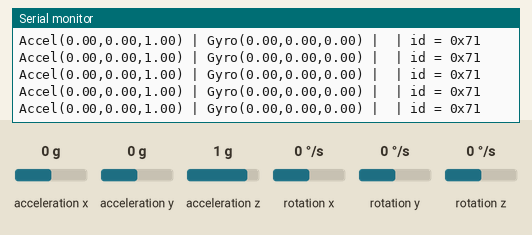
Recording of a sketch running on a simulated Arduino Uno, built with avr-gcc and run on an emulated ATmega328P. Shown: the last lines printed to the serial monitor. Wiring (inferred from the names in the program): MPU-9250 motion sensor at I2C address 0x68. Inputs (shaded band) come from the test bench; at power-on: rotation x 0 °/s, rotation y 0 °/s, acceleration x 0 g, acceleration y 0 g, acceleration z 1 g, rotation z 0 °/s.

Above: at 5.7 s.
5.8 s: rotation x set to -192 °/s
At 5.89 s:
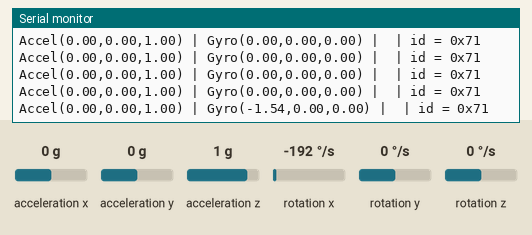
7.3 s: rotation y set to -2 °/s
At 7.36 s:
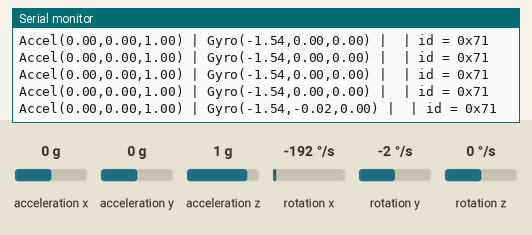

The sketch:

mems.ino
```cpp
////////////////////////////////////////////////////////////////////////////////////////
// OVERVIEW
////////////////////////////////////////////////////////////////////////////////////////
/*
DESCRIPTION: I2C protocol demo. Using the Wire.h library only, directly reads from the
             MPU-9250 IMU. Shows how to access the IC without a high level API driver.

Data Sheets
https://invensense.tdk.com/wp-content/uploads/2015/02/MPU-9250-Datasheet1.pdf
https://invensense.tdk.com/wp-content/uploads/2015/02/RM-MPU-9250A-00-v1.6.pdf


AUTHOR: Eric Brown

COMMENTS:

HARDWARE SETUP:

Arduinio UNO              MPU-9250 IMU Breakout board - Elegoo Most Complete Arduino Uno R3 Kit version


Signal Name     Pin#      Signal Name     Pin #
____________________________________________________________

Power Connections (use any +5 and GND you wish from Arduino)
VCC (5V)        ANY       V+              VCC (labeled)
GND             ANY       GND             GND (labeled)

I2C Connections from Arduino to MPU-9250
SCL             D19       SCL             SCL (labeled)
SDA             D18       SDA             SDA (labeled)

MISC

                          AD0             Ground (address line 0)

Note: pullups are on breakout board, so we don't need to add them to breadboard.

HISTORY:

*/

////////////////////////////////////////////////////////////////////////////////////////
// INCLUDES
////////////////////////////////////////////////////////////////////////////////////////

#include <Arduino.h>
#include <stdio.h>
#include <stdlib.h>
#include <string.h>
#include <math.h>

#include "Wire.h"  // I2C / 2-wire library

using namespace std;

////////////////////////////////////////////////////////////////////////////////////////
// PROTOTYPES
////////////////////////////////////////////////////////////////////////////////////////

////////////////////////////////////////////////////////////////////////////////////////
// DEFINES AND MACROS
////////////////////////////////////////////////////////////////////////////////////////

// I2C address of the MPU-9250 can be 0x68 or 0x69 depending on external address pin AD0
// We set AD0 pin HIGH, so the I2C address will be 0x69, else 0x68 which conflicts with another device in demos
const int MPU9250_I2C_SlaveAddress = 0x68;

////////////////////////////////////////////////////////////////////////////////////////
// GLOBALS
////////////////////////////////////////////////////////////////////////////////////////

char gStringBuffer[64]; // used for printing

int16_t accel_x, accel_y, accel_z; // accelerometer raw data (16-bit, 2's complement)
int16_t gyro_x, gyro_y, gyro_z;    // gyro raw data  (16-bit, 2's complement)
int16_t temp;                      // temperature sensor data  (16-bit, 2's complement)
uint8_t device_id;

int screen_width = 100;
char insert_char = 'X';
int insert_index = 50; // Adjust the index as needed
char fillChar = ' ';
////////////////////////////////////////////////////////////////////////////////////////
// FUNCTIONS
////////////////////////////////////////////////////////////////////////////////////////

void printPosition(int insert_index, int screen_width = 100, char insert_char = 'X') {
  if (insert_index > screen_width) insert_index = screen_width;
  else if (insert_index < 0) insert_index = 0;

  for (int i = 0; i < insert_index; i++) Serial.print(" ");

  Serial.print(insert_char);

  Serial.println(insert_index);

// TEMP serial
// Create a String of spaces
// String output(screen_width, fillChar);
// String firstPart = output.substring(0, insert_index);
// String secondPart = output.substring(insert_index + 1);
// output = firstPart + insertChar + secondPart;
// Serial.println(output);

}

void setup()
{
// initialize serial port
Serial.begin(115200);
Serial.write( "\n\rMPU-9250 IMU Demo.\n\r" );


// call the begin method with or without the slave address
Wire.begin();  // if you want to change something and restart lib, call Wire.end();

// set power management and wake up, bare minimum, ignore the countless other settings, we just want to
// turn the IC on and get some raw data
Wire.beginTransmission( MPU9250_I2C_SlaveAddress ); // Begins a transmission to the I2C slave (GY-521 board)

Wire.write( 0x6B ); // PWR_MGMT_1 register
Wire.write( 0x00 ); // reset the IC and set registers to defaults

// end transaction
Wire.endTransmission(true);
} // end setup

//////////////////////////////////////////////////////////

void loop()
{
// begin transaction, address the device
Wire.beginTransmission( MPU9250_I2C_SlaveAddress );

// we are going read a block of bytes starting at address 0x3B (ACCEL_XOUT_H)
// which is begins the block containing the accelerometer, gyro, and temp
// See MPU-6000 and MPU-9250 Register Map and Descriptions p.40
Wire.write( 0x3B );

// end transaction, but the FALSE indicates that a STOP condition is not set, so the bus stays active
// waiting for a "Repeated Start", which is what we are going to do next, but with a READ operation
Wire.endTransmission(false);

// this causes a repeated START condition and allows is to read bytes
// we need to read 7 registers, each 2 bytes, so 14 bytes
Wire.requestFrom(MPU9250_I2C_SlaveAddress, 14, true);

// read the high and low bytes (big endian) for accelerometer
accel_x = Wire.read()<<8 | Wire.read(); // read registers: 0x3B (ACCEL_XOUT_H) and 0x3C (ACCEL_XOUT_L)
accel_y = Wire.read()<<8 | Wire.read(); // read registers: 0x3D (ACCEL_YOUT_H) and 0x3E (ACCEL_YOUT_L)
accel_z = Wire.read()<<8 | Wire.read(); // read registers: 0x3F (ACCEL_ZOUT_H) and 0x40 (ACCEL_ZOUT_L)

// read the high and low bytes (big endian) for temp
temp = Wire.read()<<8 | Wire.read(); // read registers: 0x41 (TEMP_OUT_H) and 0x42 (TEMP_OUT_L)

// read the high and low bytes (big endian) for gyro
gyro_x = Wire.read()<<8 | Wire.read(); // read registers: 0x43 (GYRO_XOUT_H) and 0x44 (GYRO_XOUT_L)
gyro_y = Wire.read()<<8 | Wire.read(); // read registers: 0x45 (GYRO_YOUT_H) and 0x46 (GYRO_YOUT_L)
gyro_z = Wire.read()<<8 | Wire.read(); // read registers: 0x47 (GYRO_ZOUT_H) and 0x48 (GYRO_ZOUT_L)

// print out accel data
Serial.print("Accel(");
Serial.print( (float)accel_x/16384.0f ); Serial.print(",");
Serial.print( (float)accel_y/16384.0f ); Serial.print(",");
Serial.print( (float)accel_z/16384.0f ); Serial.print(")");
Serial.print(" | ");

// print out gyro data
Serial.print("Gyro(");
Serial.print( (float)gyro_x/16384.0f ); Serial.print(",");
Serial.print( (float)gyro_y/16384.0f ); Serial.print(",");
Serial.print( (float)gyro_z/16384.0f ); Serial.print(")");
Serial.print(" | ");

insert_index += (int)(accel_y/16384.0f * 10);
if (insert_index > screen_width) insert_index = screen_width;
else if (insert_index < 0) insert_index = 0;

// printPosition(insert_index);


// temperature equation in C (celcius) was taken from the datasheet (MPU-6000/MPU-9250 Register Map and Description, p.30)
// then modified to convert to F, i.e. multiply by 1.8 and add 32.0
// Serial.print("temp = "); Serial.print(((float)(temp)/340.00f+36.53f)*1.8f+ 32.0f);

// begin transaction, address the device
Wire.beginTransmission( MPU9250_I2C_SlaveAddress );

// we are going read a block of bytes starting at address 0x3B (ACCEL_XOUT_H)
// which is begins the block containing the accelerometer, gyro, and temp
// See MPU-6000 and MPU-9250 Register Map and Descriptions p.40
Wire.write( 0x75 );

// end transaction, but the FALSE indicates that a STOP condition is not set, so the bus stays active
// waiting for a "Repeated Start", which is what we are going to do next, but with a READ operation
Wire.endTransmission(false);

// this causes a repeated START condition and allows is to read bytes
// we need to read 1 register, of 1 byte, so 1 byte
Wire.requestFrom(MPU9250_I2C_SlaveAddress, 1, true);

device_id = Wire.read();
Serial.print(" | id = 0x"); Serial.print(device_id, HEX);

Serial.println();

// delay
delay(100);
} // end loop
```

Measured:
- after the input at 5.8 s, the serial monitor: prints a new line after 0.08 s (image 1)
- after the input at 7.3 s, the serial monitor: prints a new line after 0.05 s (image 2)
